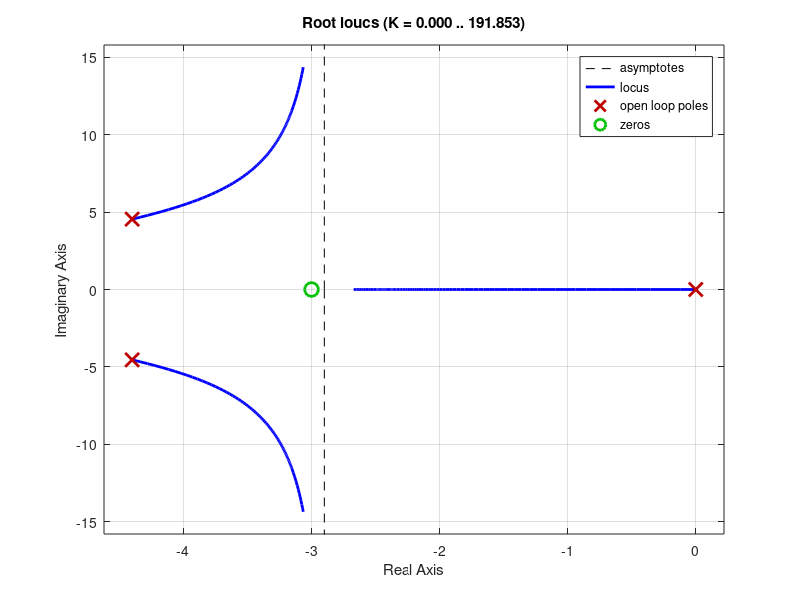

Source code (MATLAB): (Note: this script raises an error after producing the figure.)
%% Mass Spring Damper - Control Design

clear all
close all
 
m = 1;
b = 8.8;
k = 40;
s = tf('s');

G = 1/(m*s^2+b*s+k);
%% 
% Plot the root locus of G:

rlocus(G);
%% 
% The closed loop system will be stable for any C(s)=K. However, the system 
% will have non-zero steady state error to step inputs, i.e.,
% 
% $$\frac{1}{1+L(0)} = \frac{1}{1+K/40}$$
% 
% The larger K, the smaller the steady state error. To see this, let's compare

K = 1;
step(minreal(K*G/(1+K*G)));
%% 
% and 

K = 10;
step(minreal(K*G/(1+K*G)));
%% 
% In order to have zero steady state error, we will need to add an integrator 
% term. Let's try with a PI controller.
% 
% The PI controller is given by
% 
% $$C(s)= k_p+\frac{k_i}{s} = k_p \frac{s+a}{s}$$
% 
% with
% 
% $$a = k_i/k_p$$
% 
% For example, let

kp = 1; ki = 3;
C = kp + ki/s;
rlocus(C*G);
%% 
% With a gain of 32 we should be able to bring the slowest pole at around -1

K = 100;
C = K*C;
pzplot(minreal(C*G/(1+C*G)));
%% 
% Let's verify that the steady state error to step inputs is zero

step(minreal(C*G/(1+C*G)));
[numC denC] = tfdata(C, 'v');
